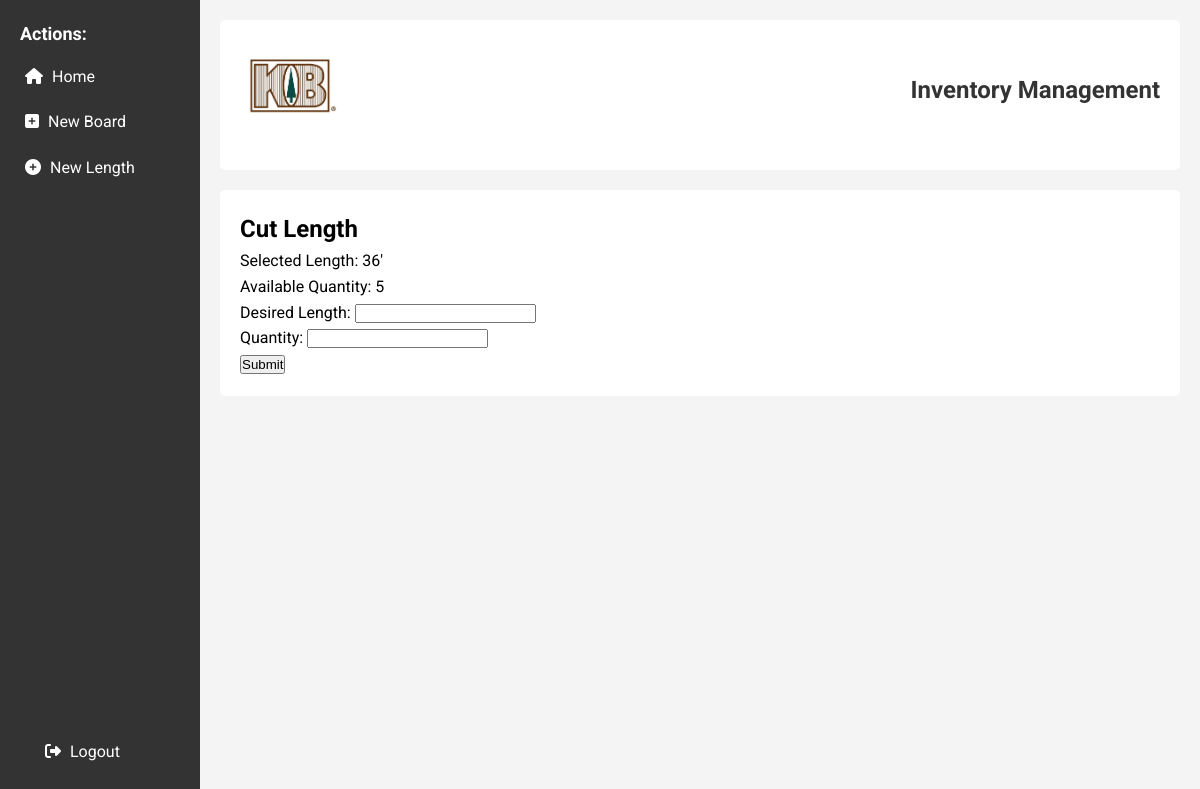
Before: /inventory/lengths/134714P/36/cut (signed in) with the older database file.
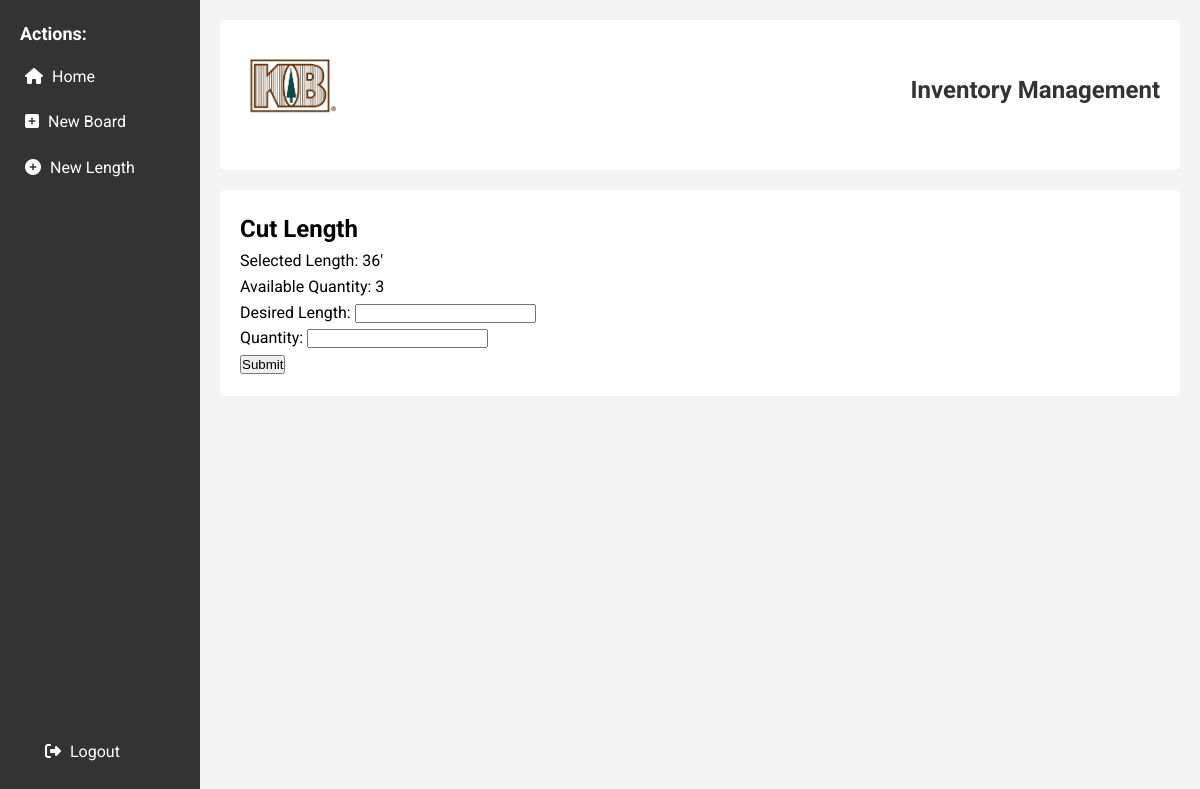
After: the same page with the newer database file.
### inventory/models.py (models this page shows, shortened)
class Length(models.Model):
    lumber = models.ForeignKey(Lumber, on_delete=models.CASCADE)
    length = models.PositiveIntegerField(default=0)
    quantity = models.PositiveIntegerField(default=0)
    class Meta:
        unique_together = ('lumber', 'length')

### inventory/views.py (the view)
# urls.py: path('lengths/<str:ref_id>/<int:length>/cut', views.cut, name='cut'),
@login_required
def cut(request, ref_id, length):
    selected_length = get_object_or_404(Length, lumber__ref_id=ref_id, length=length)
    if request.method == 'POST':
        form = CutForm(request.POST)
        if form.is_valid():
            desired_length = form.cleaned_data['desired_length']
            quantity = form.cleaned_data['quantity']
            sale = Sale(user=request.user)
            sale.cut_from(request.user, selected_length.lumber, selected_length.length, desired_length, quantity)
            return redirect('home')
    else:
        form = CutForm()
    return render(request, 'inventory/cut_view.html', {'form': form, 'selected_length': selected_length})

### inventory/forms.py
class CutForm(forms.Form):
    desired_length = forms.IntegerField(label='Desired Length')
    quantity = forms.IntegerField(min_value=1, label='Quantity')

### inventory/templates/inventory/cut_view.html (shortened to what this page needs)
{% extends 'base.html' %}
{% load static %}
{% block content %}
    <h2>Cut Length</h2>
    <p>Selected Length: {{ selected_length.length }}'</p>
    <p>Available Quantity: {{ selected_length.quantity }}</p>
    <form method="post">
        {{ form.as_p }}
        <button type="submit">Submit</button>
    </form>
{% endblock %}

Changed rows visible on the page:
removed Length: length "36", quantity "5"
added Length: length "36", quantity "3"
